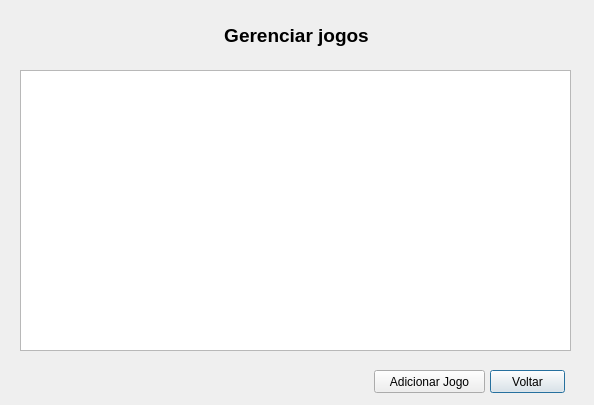
<?xml version="1.0" encoding="UTF-8"?>
<ui version="4.0">
 <class>ManageGame</class>
 <widget class="QDialog" name="ManageGame">
  <property name="geometry">
   <rect>
    <x>0</x>
    <y>0</y>
    <width>594</width>
    <height>405</height>
   </rect>
  </property>
  <property name="windowTitle">
   <string>Dialog</string>
  </property>
  <widget class="QLabel" name="title_manage_game">
   <property name="geometry">
    <rect>
     <x>6</x>
     <y>20</y>
     <width>581</width>
     <height>31</height>
    </rect>
   </property>
   <property name="font">
    <font>
     <pointsize>14</pointsize>
     <weight>75</weight>
     <bold>true</bold>
    </font>
   </property>
   <property name="text">
    <string>Gerenciar jogos</string>
   </property>
   <property name="alignment">
    <set>Qt::AlignCenter</set>
   </property>
  </widget>
  <widget class="QTableView" name="table_game">
   <property name="geometry">
    <rect>
     <x>20</x>
     <y>70</y>
     <width>551</width>
     <height>281</height>
    </rect>
   </property>
  </widget>
  <widget class="QPushButton" name="btn_return">
   <property name="geometry">
    <rect>
     <x>490</x>
     <y>370</y>
     <width>75</width>
     <height>23</height>
    </rect>
   </property>
   <property name="text">
    <string>Voltar</string>
   </property>
  </widget>
  <widget class="QPushButton" name="btn_add_game">
   <property name="geometry">
    <rect>
     <x>374</x>
     <y>370</y>
     <width>111</width>
     <height>23</height>
    </rect>
   </property>
   <property name="text">
    <string>Adicionar Jogo</string>
   </property>
  </widget>
 </widget>
 <resources/>
 <connections/>
</ui>
